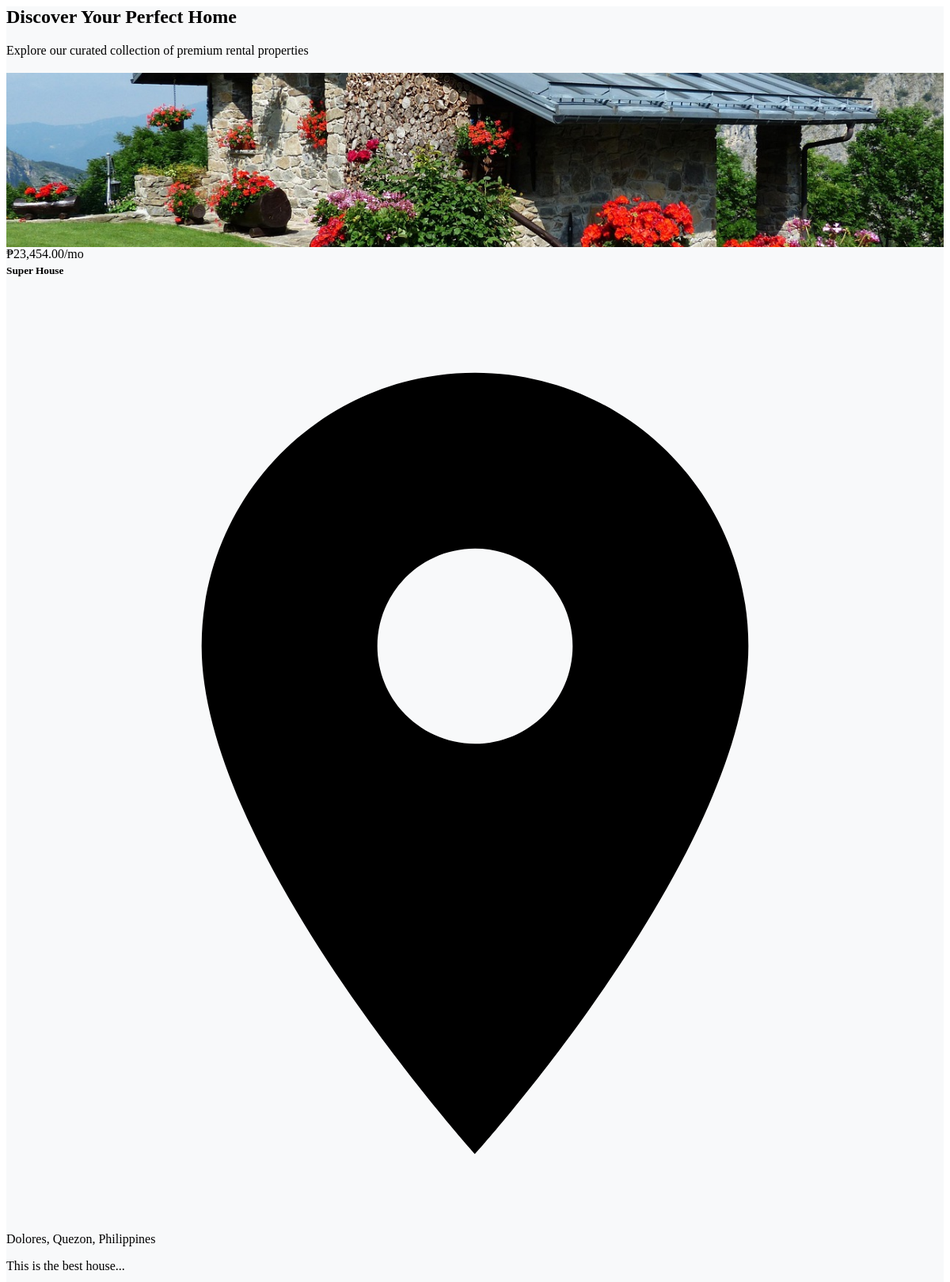
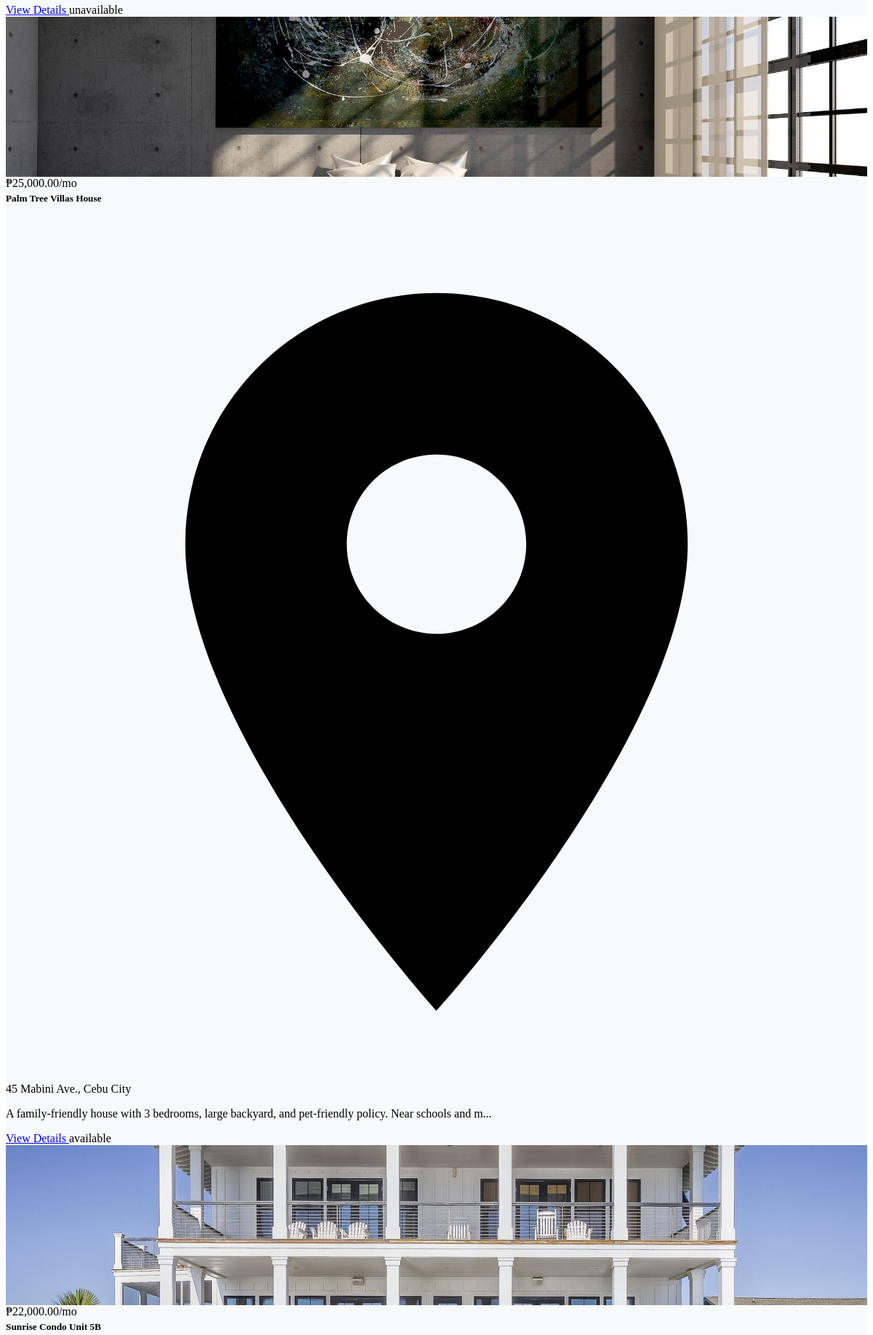
The page /client/src/property.php (upper part) on the database its author committed (2 pictures, top to bottom).
### tables this page shows
CREATE TABLE `property_images` (
  `property_images_id` int(11) NOT NULL,
  `property_id` int(11) NOT NULL,
  `image1` varchar(500) DEFAULT NULL,
  `image2` varchar(500) DEFAULT NULL,
  `image3` varchar(500) DEFAULT NULL,
  `image4` varchar(500) DEFAULT NULL,
  `image5` varchar(500) DEFAULT NULL,
  `image6` varchar(500) DEFAULT NULL,
  `image7` varchar(500) DEFAULT NULL,
  `image8` varchar(500) DEFAULT NULL,
  `image9` varchar(500) DEFAULT NULL,
  `image10` varchar(500) DEFAULT NULL
);

CREATE TABLE `properties` (
  `property_id` int(11) NOT NULL,
  `property_name` varchar(100) NOT NULL,
  `property_location` varchar(200) NOT NULL,
  `property_date_created` date NOT NULL,
  `property_description` varchar(1000) NOT NULL,
  `property_status` enum('available','unavailable') NOT NULL DEFAULT 'available',
  `property_rental_price` decimal(10,0) NOT NULL
);

### client/src/property.php (the view, shortened to what this page needs)
<?php
require_once '../database/config.php';
$sql = "SELECT p.*, pi.image1
        FROM properties p
        LEFT JOIN property_images pi ON p.property_id = pi.property_id
        ORDER BY p.property_date_created DESC";
$result = $conn->query($sql);
?>
<section class="property-listing py-5 bg-light">
    <div class="container">
        <div class="text-center mb-5">
            <h2 class="display-5 fw-light text-dark mb-3">Discover Your Perfect Home</h2>
            <p class="lead text-muted">Explore our curated collection of premium rental properties</p>
            <div class="divider mx-auto bg-primary"></div>
        </div>
        <div class="row g-4">
            <?php while ($row = $result->fetch_assoc()): ?>
                <div class="col-lg-4 col-md-6">
                    <div class="property-card card h-100 border-0 shadow-sm overflow-hidden transition-all hover-shadow">
                        <div class="property-image-container overflow-hidden position-relative">
                            <img src="<?php echo htmlspecialchars($row['image1']); ?>"
                                 alt="<?php echo htmlspecialchars($row['property_name']); ?>"
                                 class="img-fluid property-image transition-all">
                            <div class="property-price-badge bg-primary text-white px-3 py-2 rounded-pill position-absolute">
                                ₱<?php echo number_format($row['property_rental_price'], 2); ?>/mo
                            </div>
                        </div>
                        <div class="card-body">
                            <h5 class="card-title fw-normal text-dark mb-1">
                                <?php echo htmlspecialchars($row['property_name']); ?>
                            </h5>
                            <p class="text-muted mb-2">
                            <svg class="svg-icon" viewBox="0 0 24 24">
                                    <path d="M12 2C8.13 2 5 5.13 5 9c0 5.25 7 13 7 13s7-7.75 7-13c0-3.87-3.13-7-7-7zm0 9.5c-1.38 0-2.5-1.12-2.5-2.5s1.12-2.5 2.5-2.5 2.5 1.12 2.5 2.5-1.12 2.5-2.5 2.5z" />
                                </svg>
                                <?php echo htmlspecialchars($row['property_location']); ?>
                            </p>
                            <p class="card-text text-secondary small">
                                <?php echo substr(htmlspecialchars($row['property_description']), 0, 100); ?>...
                            </p>
                        </div>
                        <div class="card-footer bg-transparent d-flex justify-content-between align-items-center border-0 pt-0">
                            <a href="?page=src/property-details&property_id=<?php echo htmlspecialchars($row['property_id']); ?>"
                               class="btn btn-outline-primary rounded-pill px-4 stretched-link">
                                View Details
                            </a>
                            <span class="badge bg-<?php echo $row['property_status'] === 'available' ? 'success' : 'secondary'; ?>">
                                <?= htmlspecialchars($row['property_status'])?>
                            </span>
                        </div>
                    </div>
                </div>
            <?php endwhile; ?>
        </div>
    </div>
</section>

### client/src/property.php (style rules this page uses)
.property-listing { background-color: #f8f9fa; }
.divider { width: 80px; height: 3px; opacity: 0.7; }
.property-card { border-radius: 12px; transition: transform 0.3s ease, box-shadow 0.3s ease; }
.property-image-container { height: 220px; background: #f0f0f0; }
.property-image { height: 100%; width: 100%; object-fit: cover; transition: transform 0.5s ease; }
.property-price-badge { bottom: 15px; left: 15px; font-weight: 500; }
.transition-all { transition: all 0.3s ease; }

### rows shown on the page
property_images: image1 (picture), property.property_rental_price "23,454.00", property.property_name "Super House", property.property_location "Dolores, Quezon, Philippines", property.property_description "This is the best house", property.property_status "unavailable"
property_images: image1 (picture), property.property_rental_price "25,000.00", property.property_name "Palm Tree Villas House", property.property_location "45 Mabini Ave., Cebu City", property.property_description "A family-friendly house with 3 bedrooms, large backyard, and pet-friendly policy. Near schools and m", property.property_status "available"
property_images: image1 (picture), property.property_rental_price "22,000.00", property.property_name "Sunrise Condo Unit 5B"
